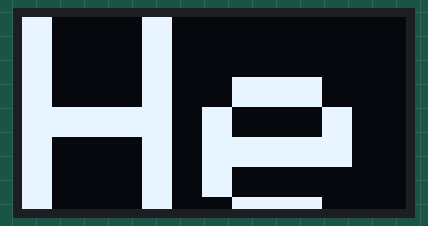
The sketch below on a simulated Arduino Uno, built with avr-gcc and run on an emulated ATmega328P. Shown: 128×64 one-colour display.

Above: at 0.1 s.

The sketch:

oled_0.96.ino
```cpp
#include <Wire.h>
#include <Adafruit_GFX.h>
#include <Adafruit_SSD1306.h>

#define SCREEN_WIDTH 128
#define SCREEN_HEIGHT 64

Adafruit_SSD1306 display(SCREEN_WIDTH, SCREEN_HEIGHT, &Wire, -1);

void setup() {
  Serial.begin(115200);

  if (!display.begin(SSD1306_SWITCHCAPVCC, 0x3C)) {
    Serial.println(F("SSD1306 allocation failed"));
    for (;;);
  }

  display.clearDisplay();
  display.setTextSize(10);
  display.setTextColor(SSD1306_WHITE);
  display.setCursor(0, 0);
  display.println(F("Hello World! Hello World! Hello World!"));
  display.display();
}

void loop() {
  display.clearDisplay();
  display.setTextSize(10);
  display.setTextColor(SSD1306_WHITE);
  display.setCursor(0, 0);
  display.println(F("Hello World! Hello World! Hello World!"));
  display.display();

  delay(200);
}
```
